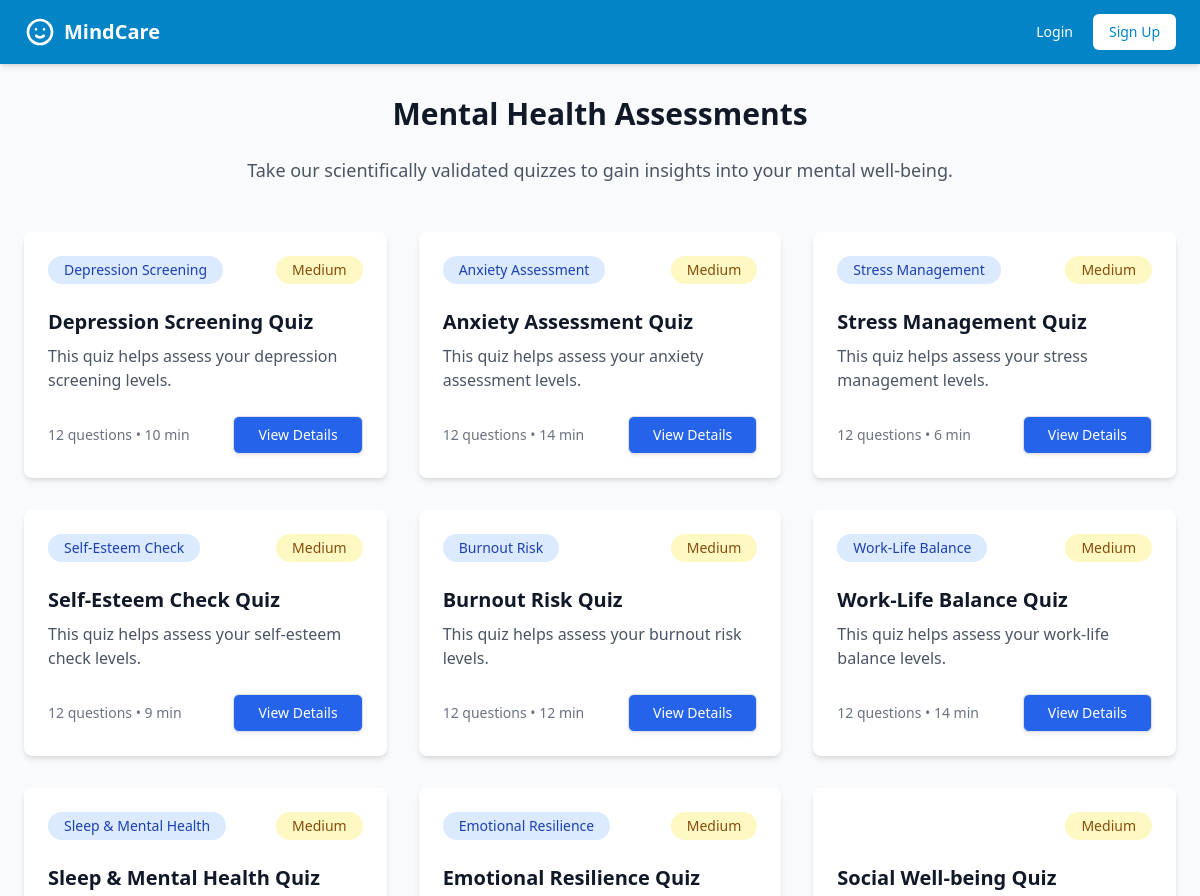
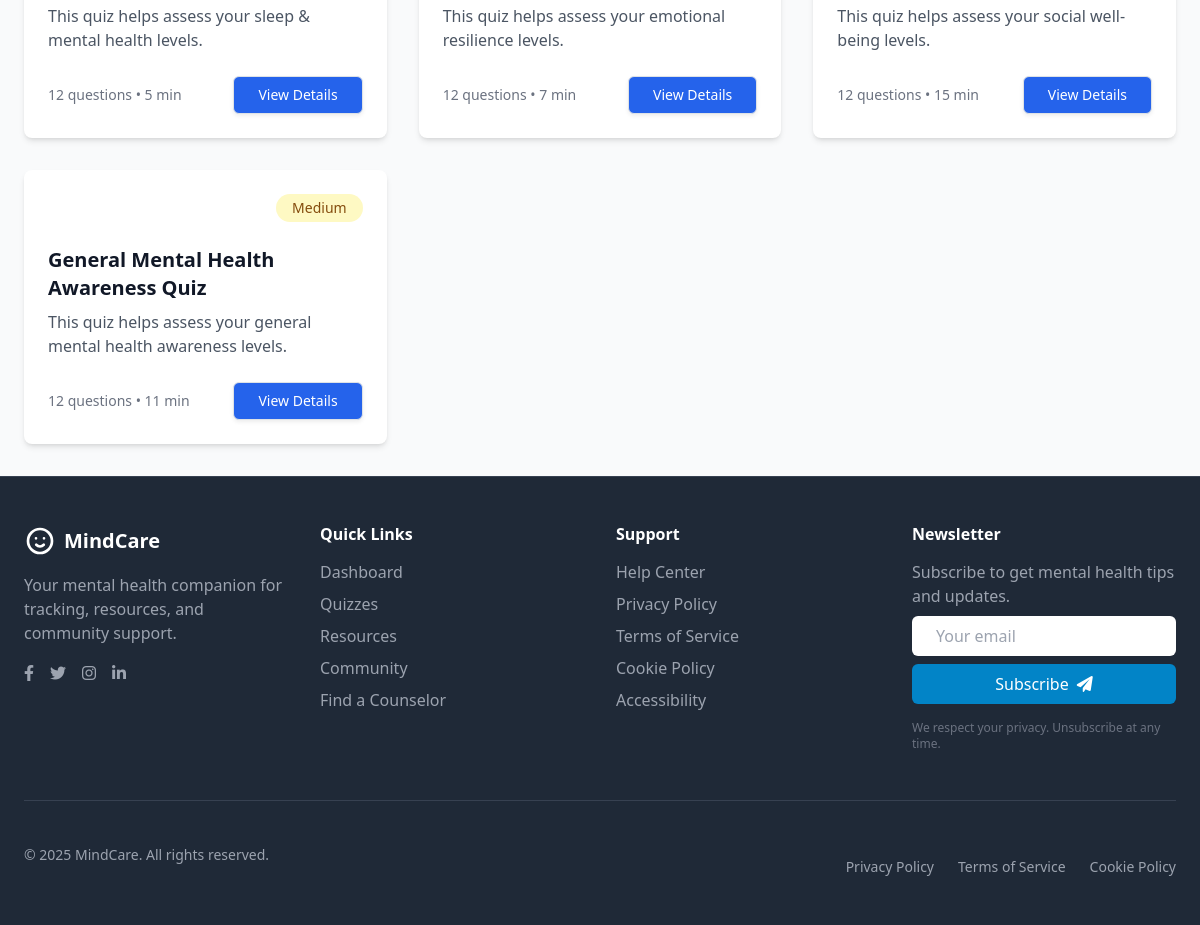
The app's page /quizzes/list/ with its own data (2 pictures, top to bottom).
### mentalhealth/models.py (models this page shows, shortened)
class Quiz(models.Model):
    DIFFICULTY_LEVELS = (
        ('EASY', 'Easy'),
        ('MEDIUM', 'Medium'),
        ('HARD', 'Hard'),
    )
    title = models.CharField(max_length=200)
    description = models.TextField()
    category = models.ForeignKey(MentalHealthCategory, on_delete=models.SET_NULL, null=True)
    difficulty = models.CharField(max_length=10, choices=DIFFICULTY_LEVELS, default='MEDIUM')
    time_limit = models.PositiveIntegerField(help_text="Time limit in minutes", null=True, blank=True)
    is_active = models.BooleanField(default=True)
    created_at = models.DateTimeField(auto_now_add=True)
    updated_at = models.DateTimeField(auto_now=True)
    passing_score = models.FloatField(default=70.0, validators=[MinValueValidator(0), MaxValueValidator(100)])

class MentalHealthCategory(models.Model):
    name = models.CharField(max_length=50)
    slug = models.SlugField(unique=True, blank=True)
    description = models.TextField()
    icon = models.CharField(max_length=30, help_text="Icon class from icon library")

### mentalhealth/views.py (the view)
# urls.py: path('quizzes/list/', QuizListView.as_view(), name='quiz_list'),  # All quizzes list
class QuizListView(ListView):
    model = Quiz
    template_name = 'quiz_list.html'
    context_object_name = 'quizzes'
    def get_queryset(self):
        return Quiz.objects.filter(is_active=True).select_related('category')

### mentalhealth/context_processors.py (called while the page is built)
def mood_choices(request):
    return {
        'MOOD_CHOICES': MoodEntry.MOOD_CHOICES
    }

### mentalhealth/templates/quiz_list.html (shortened to what this page needs)
{% extends 'base.html' %}
{% block content %}
<div class="max-w-7xl mx-auto px-4 sm:px-6 lg:px-8 py-8">
    <div class="text-center mb-12">
        <h1 class="text-3xl font-bold text-gray-900 mb-4">Mental Health Assessments</h1>
        <p class="text-lg text-gray-600 max-w-3xl mx-auto">
            Take our scientifically validated quizzes to gain insights into your mental well-being.
        </p>
    </div>
    {% if quizzes %}
    <div class="grid grid-cols-1 md:grid-cols-2 lg:grid-cols-3 gap-8">
        {% for quiz in quizzes %}
        <div class="bg-white rounded-lg shadow-md overflow-hidden hover:shadow-lg transition-shadow duration-300">
            <div class="p-6">
                <div class="flex items-center mb-4">
                    {% if quiz.category %}
                    <span class="inline-flex items-center px-3 py-1 rounded-full text-sm font-medium bg-blue-100 text-blue-800">
                        {{ quiz.category.name }}
                    </span>
                    {% endif %}
                    <span class="ml-auto inline-flex items-center px-3 py-1 rounded-full text-sm font-medium
                                {% if quiz.difficulty == 'EASY' %}bg-green-100 text-green-800
                                {% elif quiz.difficulty == 'MEDIUM' %}bg-yellow-100 text-yellow-800
                                {% else %}bg-red-100 text-red-800{% endif %}">
                        {{ quiz.get_difficulty_display }}
                    </span>
                </div>
                <h3 class="text-xl font-semibold text-gray-900 mb-2">{{ quiz.title }}</h3>
                <p class="text-gray-600 mb-4">{{ quiz.description|truncatewords:20 }}</p>
                <div class="flex justify-between items-center">
                    <span class="text-sm text-gray-500">
                        {{ quiz.questions.count }} questions
                        {% if quiz.time_limit %} • {{ quiz.time_limit }} min{% endif %}
                    </span>
                    <a href="{% url 'quiz_detail' quiz.id %}"
                       class="inline-flex items-center px-4 py-2 border border-transparent text-sm font-medium rounded-md shadow-sm text-white bg-blue-600 hover:bg-blue-700 focus:outline-none focus:ring-2 focus:ring-offset-2 focus:ring-blue-500">
                        View Details
                    </a>
                </div>
            </div>
        </div>
        {% endfor %}
    </div>
    {% else %}
    <div class="text-center py-12">
        <p class="text-gray-500">No quizzes available at the moment.</p>
    </div>
    {% endif %}
</div>
{% endblock %}

### mentalhealth/templates/base.html (style rules this page uses)
:root { --color-primary-500: #0ea5e9; --color-primary-600: #0284c7; }
html { scroll-behavior: smooth; scroll-padding-top: 80px; }

### records on screen
Quiz: category.name "Depression Screening", difficulty "Medium", title "Depression Screening Quiz", description "This quiz helps assess your depression screening levels.", questions.count "12", time_limit "10"
Quiz: category.name "Anxiety Assessment", difficulty "Medium", title "Anxiety Assessment Quiz", description "This quiz helps assess your anxiety assessment levels.", questions.count "12", time_limit "14"
Quiz: category.name "Stress Management", difficulty "Medium", title "Stress Management Quiz", description "This quiz helps assess your stress management levels.", questions.count "12", time_limit "6"
Quiz: category.name "Self-Esteem Check", difficulty "Medium", title "Self-Esteem Check Quiz", description "This quiz helps assess your self-esteem check levels.", questions.count "12", time_limit "9"
Quiz: category.name "Burnout Risk", difficulty "Medium", title "Burnout Risk Quiz", description "This quiz helps assess your burnout risk levels.", questions.count "12", time_limit "12"
Quiz: category.name "Work-Life Balance", difficulty "Medium", title "Work-Life Balance Quiz", description "This quiz helps assess your work-life balance levels.", questions.count "12", time_limit "14"
Quiz: category.name "Sleep & Mental Health", difficulty "Medium", title "Sleep & Mental Health Quiz", description "This quiz helps assess your sleep & mental health levels.", questions.count "12", time_limit "5"
Quiz: category.name "Emotional Resilience", difficulty "Medium", title "Emotional Resilience Quiz", description "This quiz helps assess your emotional resilience levels.", questions.count "12", time_limit "7"
Quiz: difficulty "Medium", title "Social Well-being Quiz", description "This quiz helps assess your social well-being levels.", questions.count "12", time_limit "15"
Quiz: difficulty "Medium", title "General Mental Health Awareness Quiz", description "This quiz helps assess your general mental health awareness levels.", questions.count "12", time_limit "11"
